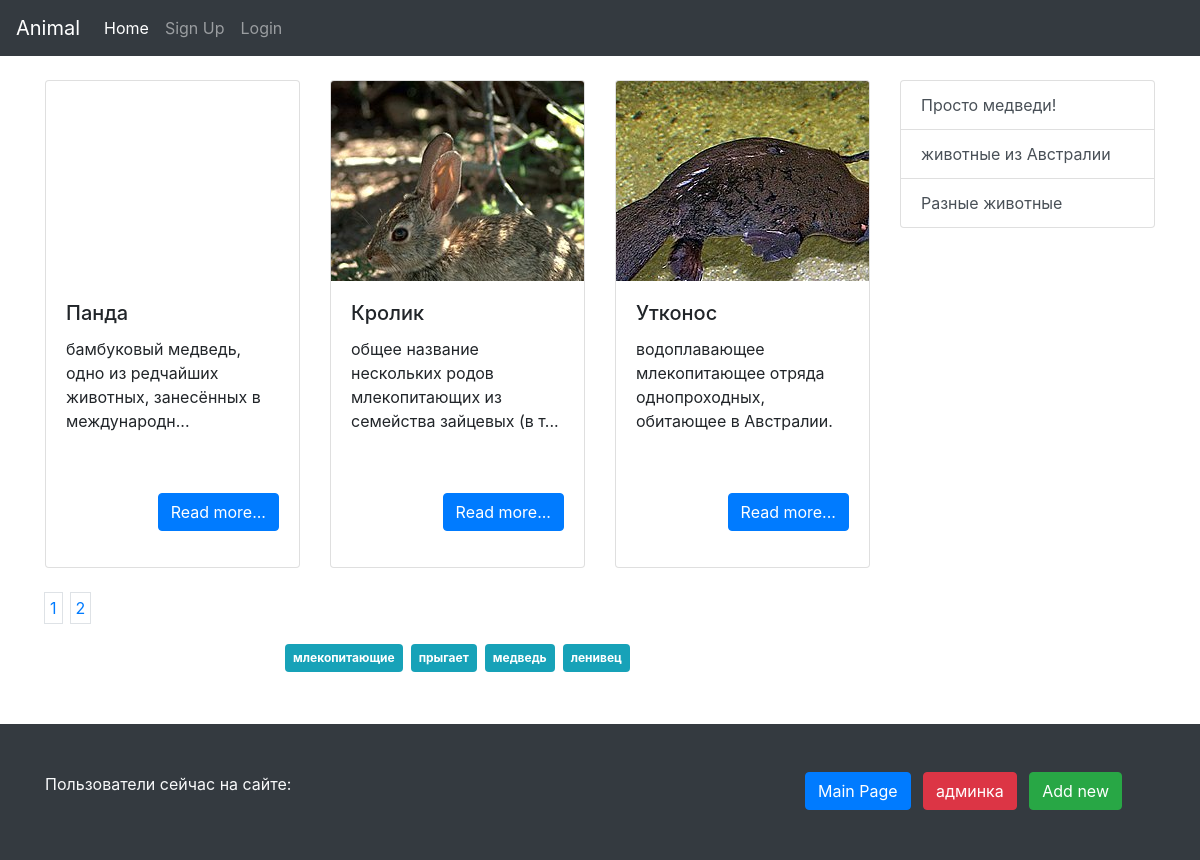
Page /tag.php?tag=млекопитающие on the earlier database version.
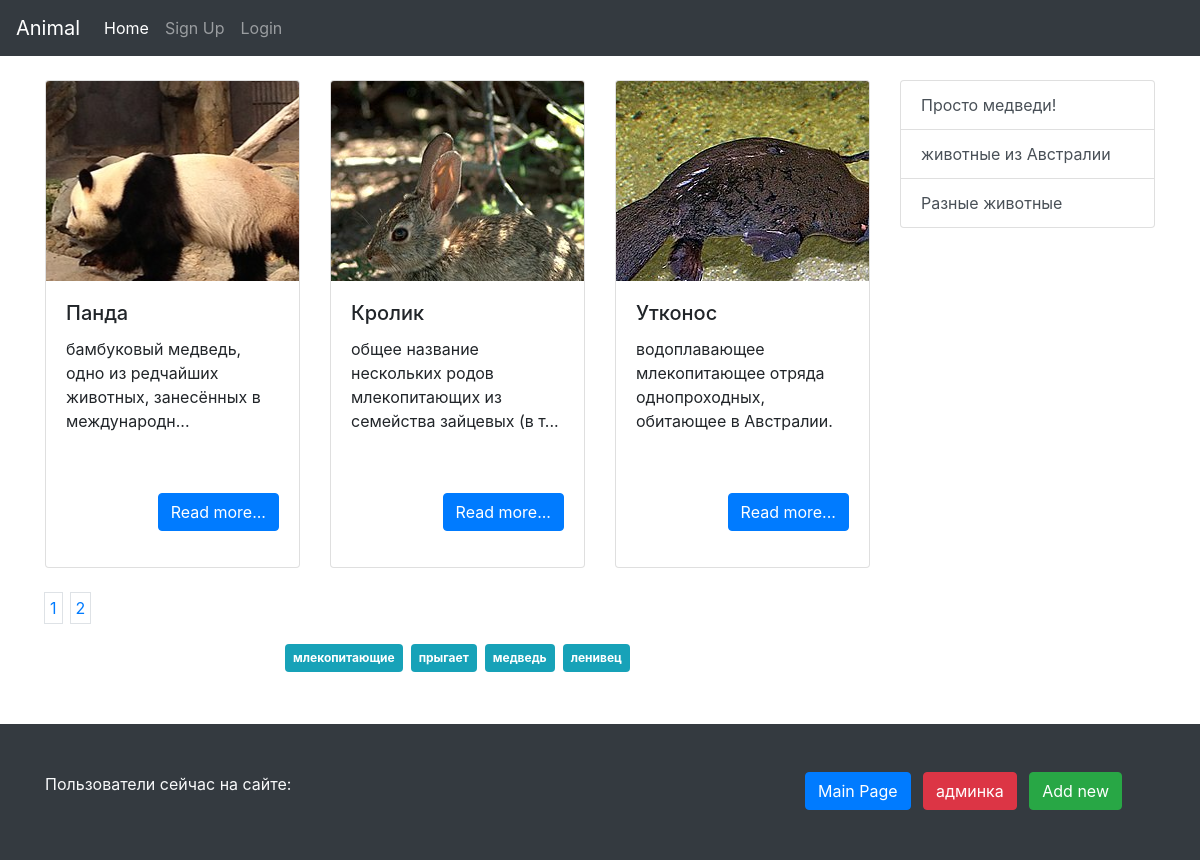
Same page on the later database version.
### tables this page shows
CREATE TABLE `info` (
  `id` int(11) NOT NULL,
  `title` varchar(255) NOT NULL,
  `category` int(11) NOT NULL,
  `descr_min` text NOT NULL,
  `description` text NOT NULL,
  `image` varchar(500) DEFAULT NULL
);

### core/function.php (called while the page is built, shortened)
<?php
function paginationCountTag($conn){
    $sql = "SELECT post, tag FROM tag WHERE tag='".$_GET['tag']."'";
    $result = mysqli_query($conn, $sql);
    $result = mysqli_num_rows($result);
    return ceil($result/3);
}
function getAllTags($conn){
    $sql = "SELECT DISTINCT(tag) FROM tag";
    $result = mysqli_query($conn, $sql);
    $a = array();
    if (mysqli_num_rows($result) > 0) {
        while($row = mysqli_fetch_assoc($result)) {
            $a[] = $row['tag'];
        }
    }
    return $a;
}
function getPostFromTag($conn){
    $offset = 0;
    $sql = "SELECT post FROM tag WHERE tag='".$_GET['tag']."' ORDER BY post DESC LIMIT 3 OFFSET ".$offset*3;
    $result = mysqli_query($conn, $sql);
    $a = array();
    if (mysqli_num_rows($result) > 0) {
        while($row = mysqli_fetch_assoc($result)) {
            $a[] = $row['post'];
        }
    }
    $sql = "SELECT * FROM info WHERE id in (".join(",", $a).")";
    $result = mysqli_query($conn, $sql);
    $a = array();
    if (mysqli_num_rows($result) > 0) {
        while($row = mysqli_fetch_assoc($result)) {
            $a[] = $row;
        }
    }
    return array_reverse($a);
}
?>

### tag.php (the view, shortened to what this page needs)
<?php require_once 'template/include.php'; ?>
<?php
require_once('template/header.php');
$data = getPostFromTag($conn);
$tag = getAllTags($conn);
$countPageTag = paginationCountTag($conn);
$currentTag = $_GET['tag'];
?>
<div class="container">
  <div class="row">
    <div class="col-lg-9">
        <div class="row">
            <?php
            $out = '';
            for ($i=0; $i < count($data); $i++){
                $data_short = mb_strimwidth($data[$i]['descr_min'], 0, 75, '...');
                $out .='<div class="col-lg-4 col-md-6">';
                $out .='<div class="card">';
                $out .="<div style='background-image: url(/images/{$data[$i]['image']});' class='card-img-top'></div>";
                $out .='<div class="card-body">';
                $out .="<h5 class='card-title'>{$data[$i]['title']}</h5>";
                $out .="<p class='card-text'>{$data_short}</p>";
                $out .='<p class="text-right"><a href="/arcticle/'.$data[$i]['id'].'" class="btn btn-primary">Read more...</a></p>';
                $out .='</div>';
                $out .='</div>';
                $out .='</div>';
            }
            echo $out;
            ?>
        </div>
		    <div class="row">
		        <div class="col-lg-12 text-center">
		            <nav class="mt-4">
		                <ul class="pagination">
		                    <?php
								for ($i=0; $i < $countPageTag; $i++){
								$j = $i+1;
								echo "<a href='/tag.php?tag={$currentTag}&offset={$i}' style='padding: 5px;' class='page-link mr-2'>{$j}</a>";
								}
		                    ?>
		                </ul>
		            </nav>
		        </div>
		    </div>
        <div class="row">
            <div class="col-lg-12 text-center">
                <?php
                    for ($i=0; $i < count($tag); $i++){
                        echo "<a href='/tag.php?tag={$tag[$i]}' style='padding: 5px;' class='badge badge-info p-2 m-1'>{$tag[$i]}</a>";
                    }
                ?>
            </div>
        </div>
    </div>
    <div class="col-lg-3">
        <?php require_once('template/nav.php'); ?>
    </div>
    </div>
</div>
<?php require_once('template/footer.php');?>

Differences in the rows shown:
changed info "Панда": image: picture added
